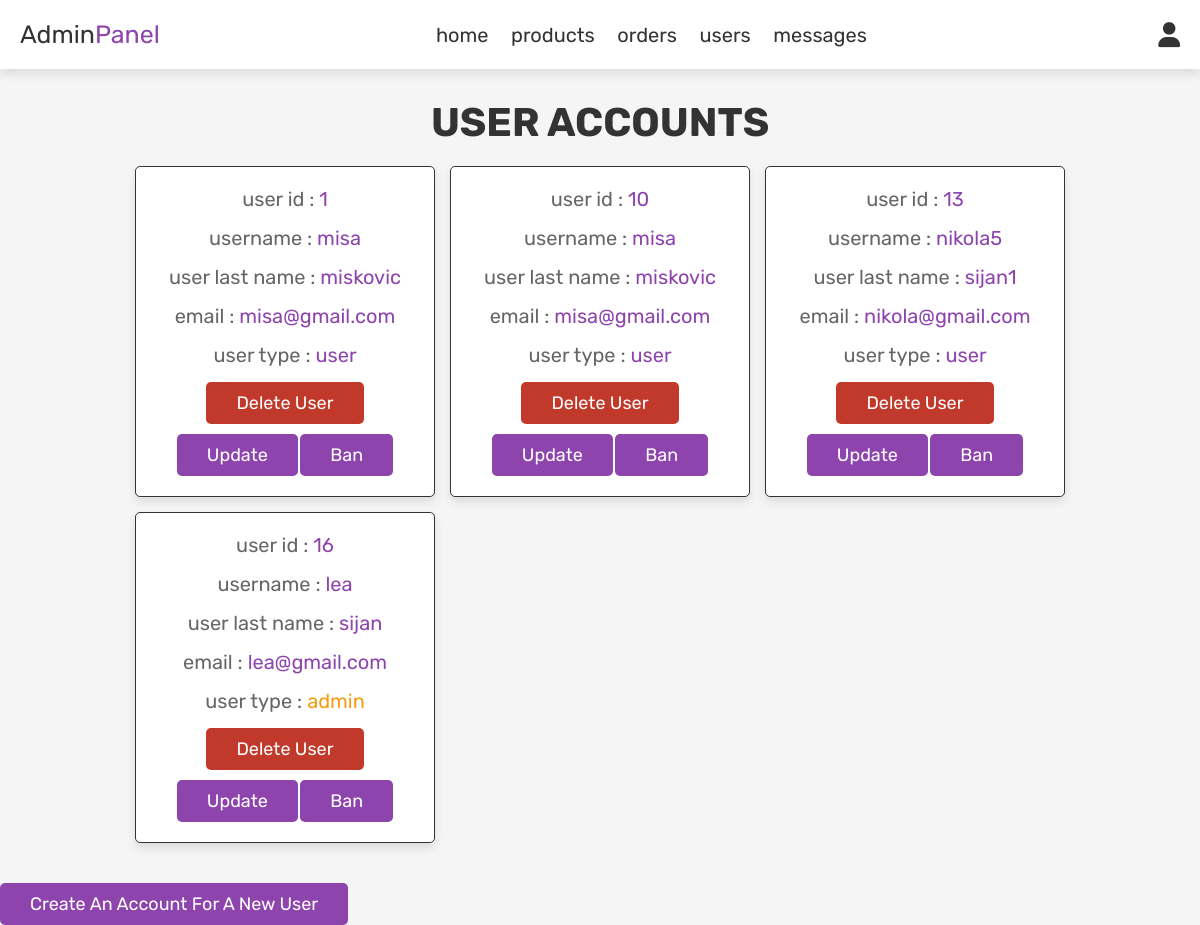
Page /admin_users.php on the earlier database version.
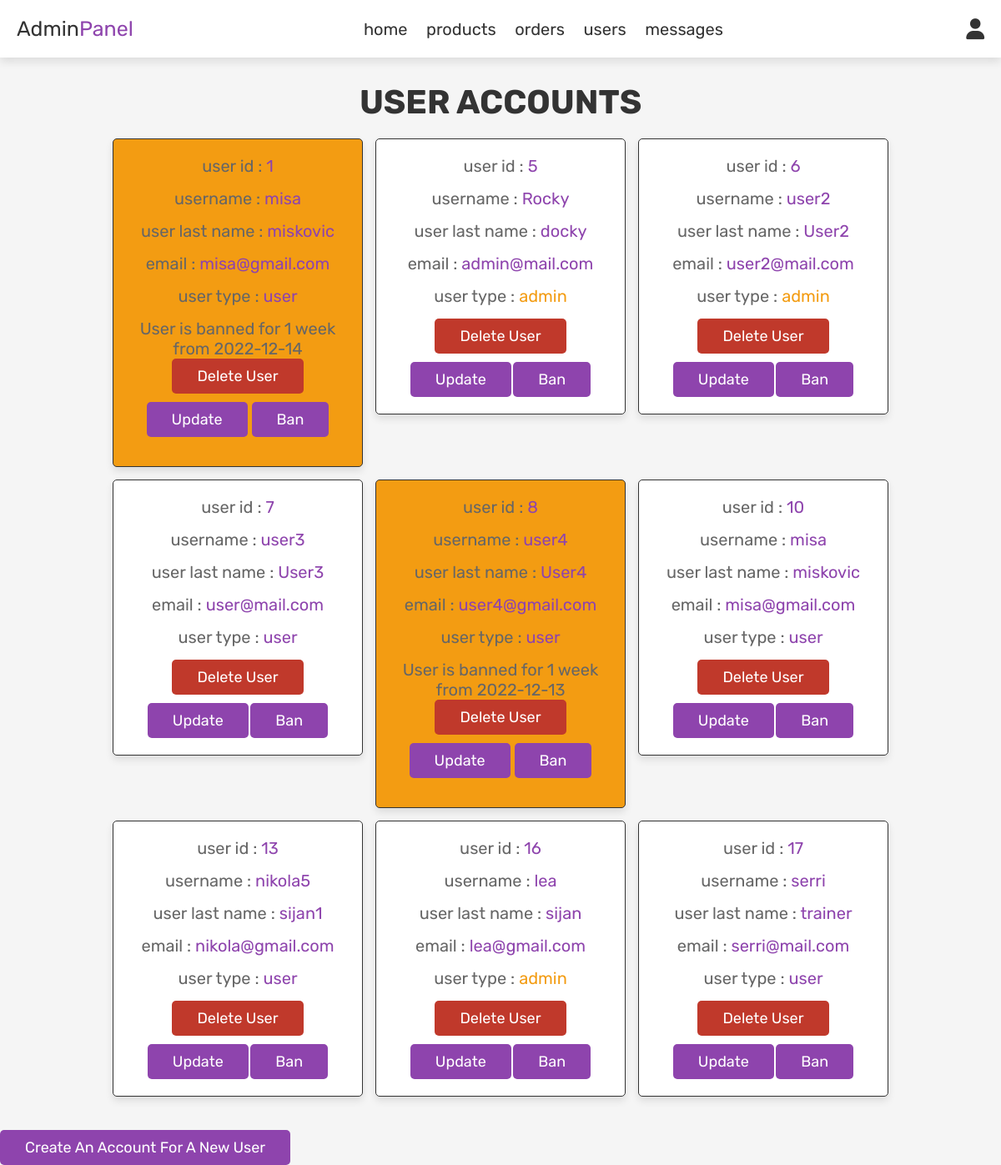
Same page on the later database version.
### tables this page shows
CREATE TABLE `users` (
  `id` int(100) NOT NULL,
  `name` varchar(100) NOT NULL,
  `lname` varchar(55) NOT NULL,
  `email` varchar(100) NOT NULL,
  `password` varchar(100) NOT NULL,
  `image` varchar(255) DEFAULT NULL,
  `user_type` varchar(20) NOT NULL DEFAULT 'user',
  `ban` enum('yes','no') DEFAULT NULL,
  `ban_start` date DEFAULT NULL,
  `ban_end` date DEFAULT NULL
);

### admin_users.php (the view, shortened to what this page needs)
<?php
require_once 'config.php';
?>
<!DOCTYPE html>
<html lang="en">
<head>
   <link rel="stylesheet" href="https://cdnjs.cloudflare.com/ajax/libs/font-awesome/6.0.0/css/all.min.css">
   <link rel="stylesheet" href="css/admin_style.css">
</head>
<body>
<?php include 'admin_header.php'; ?>
<section class="users" >
   <h1 class="title"> user accounts </h1>
   <div class="box-container" >
      <?php
         $select_users = mysqli_query($conn, "SELECT * FROM `users`") or die('query failed');
         while($fetch_users = mysqli_fetch_assoc($select_users)){
      ?>
      <div class="box" style=" background-color:<?php if($fetch_users['ban'] == 'yes'){ echo 'var(--orange)'; } ?> ">
         <p> user id : <span><?php echo $fetch_users['id']; ?></span> </p>
         <p> username : <span><?php echo $fetch_users['name']; ?></span> </p>
         <p> user last name : <span><?php echo $fetch_users['lname']; ?></span> </p>
         <p> email : <span><?php echo $fetch_users['email']; ?></span> </p>
         <p> user type : <span style="color:<?php if($fetch_users['user_type'] == 'admin'){ echo 'var(--orange)'; } ?>"><?php echo $fetch_users['user_type']; ?></span> </p>
         <?php if($fetch_users['ban'] == 'yes'){ echo '<p> User is banned for 1 week from '. $fetch_users['ban_start'] ; } ?>
         <a href="admin_users.php?delete=<?php echo $fetch_users['id']; ?>" onclick="return confirm('delete this user?');" class="delete-btn">delete user</a>
         <a href="admin_users.php?update=<?php echo $fetch_users['id']; ?>"   class="btn">Update</a>
         <a href="admin_users.php?ban=<?php echo $fetch_users['id']; ?>" onclick="return confirm('do you want to ban this user?');" class="btn">Ban</a>
      </div>
      <?php
         };
      ?>
   </div>
</section>
<a href="users/create.php" class="btn">Create an account for a new user</a>
</body>
</html>

### admin_header.php (shortened to what this page needs)
<header class="header">
   <div class="flex">
      <a href="admin_page.php" class="logo">Admin<span>Panel</span></a>
      <nav class="navbar">
         <a href="admin_page.php">home</a>
         <a href="admin_products.php">products</a>
         <a href="admin_orders.php">orders</a>
         <a href="admin_users.php">users</a>
         <a href="admin_contacts.php">messages</a>
      </nav>
      <div class="icons">
         <div id="user-btn" class="fas fa-user"></div>
      </div>
   </div>
</header>

### css/admin_style.css (style rules this page uses)
:root { --purple:#8e44ad; --red:#c0392b; --orange:#f39c12; --black:#333; --white:#fff; --light-color:#666; --light-white:#ccc; --light-bg:#f5f5f5; --border:.1rem solid var(--black); --box-shadow:0 .5rem 1rem rgba(0,0,0,.1); }
* { font-family: 'Rubik', sans-serif; margin:0; padding:0; box-sizing: border-box; outline: none; border:none; text-decoration: none; transition:all .2s linear; }
html { font-size: 62.5%; overflow-x: hidden; }
body { background-color: var(--light-bg); }
section { padding:3rem 2rem; }
.title { text-align: center; margin-bottom: 2rem; text-transform: uppercase; color:var(--black); font-size: 4rem; }
.btn, .option-btn, .delete-btn, .white-btn { display: inline-block; margin-top: 1rem; padding:1rem 3rem; cursor: pointer; color:var(--white); font-size: 1.8rem; border-radius: .5rem; text-transform: capitalize; }
.white-btn, .btn { background-color: var(--purple); }
.delete-btn { background-color: var(--red); }
.header { position: sticky; top:0; left:0; right:0; z-index: 1000; background-color: var(--white); box-shadow: var(--box-shadow); }
.header .flex { display: flex; align-items: center; padding:2rem; justify-content: space-between; position: relative; max-width: 1200px; margin:0 auto; }
.header .flex .logo { font-size: 2.5rem; color:var(--black); }
.header .flex .logo span { color:var(--purple); }
.header .flex .navbar a { margin:0 1rem; font-size: 2rem; color:var(--black); }
.header .flex .icons div { margin-left: 1.5rem; font-size: 2.5rem; cursor: pointer; color:var(--black); }
.users .box-container { display: grid; grid-template-columns: repeat(auto-fit, 30rem); justify-content: center; gap:1.5rem; max-width: 1200px; margin:0 auto; align-items: flex-start; }
.users .box-container .box { background-color: var(--white); padding:2rem; border:var(--border); box-shadow: var(--box-shadow); border-radius: .5rem; text-align: center; }
.users .box-container .box p { padding-bottom: 1.5rem; font-size: 2rem; color:var(--light-color); }
.users .box-container .box p span { color:var(--purple); }
.users .box-container .box .delete-btn { margin-top: 0; }

Differences in the rows shown:
changed users id 1: ban empty → "yes" (drawn); ban_start (not shown) → "2022-12-14"
added users: id "5", name "Rocky", lname "docky", email "admin@mail.com", user_type "admin"
added users: id "6", name "user2", lname "User2", email "user2@mail.com", user_type "admin"
added users: id "7", name "user3", lname "User3", email "user@mail.com", user_type "user"
added users: id "8", name "user4", lname "User4", email "user4@gmail.com", user_type "user", ban_start "2022-12-13", ban "yes" (drawn)
added users: id "17", name "serri", lname "trainer", email "serri@mail.com", user_type "user"
